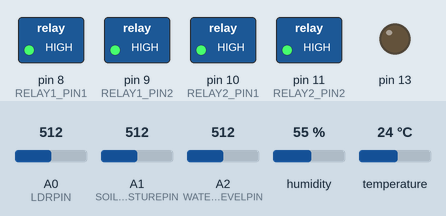
Simulated run of this sketch. Board: Arduino Uno, built with avr-gcc and run on an emulated ATmega328P. Parts: switched loads named in the sketch (green lamp = pin HIGH), output pins drawn as LEDs (lit = HIGH). Inputs (shaded band) come from the test bench; at power-on: A0 (LDRPIN) = 512, A1 (SOIL_MOISTUREPIN) = 512, A2 (WATER_LEVELPIN) = 512, humidity 55 %, temperature 24 °C. What the sketch prints to the serial monitor is not drawn.

Above: at 2.8 s.
2.9 s: A0 (LDRPIN) set to 267
5.6 s: A0 (LDRPIN) set to 238
At 6.8 s:
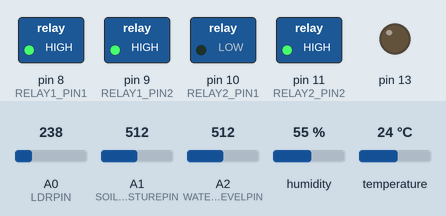
8.3 s: A1 (SOIL_MOISTUREPIN) set to 851
11.9 s: A1 (SOIL_MOISTUREPIN) set to 877
At 13.6 s:
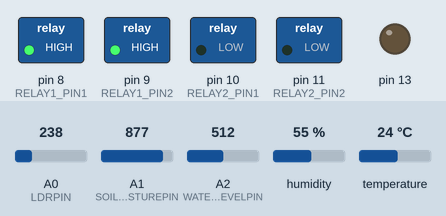
14.6 s: A1 (SOIL_MOISTUREPIN) set to 581
17.3 s: A1 (SOIL_MOISTUREPIN) set to 555
At 19.4 s:
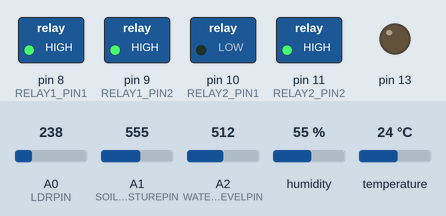
Timing chart, 0 to 20.9 s (numbered marks = the images above; inputs shaded):
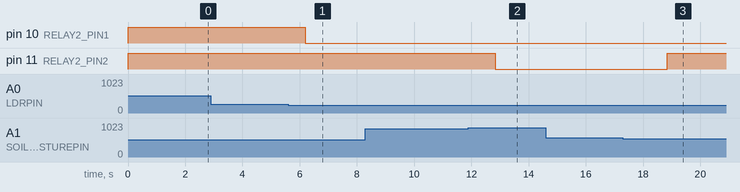

Measured:
- the behaviour switches between 256 and 255 on A0 (LDRPIN) (found by bisection; images 0 and 1)
- the behaviour switches between 869 and 870 on A1 (SOIL_MOISTUREPIN) (found by bisection; images 1 and 2)
- the behaviour switches between 563 and 562 on A1 (SOIL_MOISTUREPIN) (found by bisection; images 2 and 3)
- after the input at 2.9 s, every drawn part: stays the same
- after the input at 5.6 s, pin 10 (RELAY2_PIN1): HIGH → LOW after 0.60 s
- after the input at 8.3 s, every drawn part: stays the same
- after the input at 11.9 s, pin 11 (RELAY2_PIN2): HIGH → LOW after 0.94 s
- after the input at 14.6 s, every drawn part: stays the same
- after the input at 17.3 s, pin 11 (RELAY2_PIN2): LOW → HIGH after 1.5 s

The sketch:

serav2.ino
```cpp
// import external libraries
#include "DHT.h"
#include "ArduinoJson.h"

// define pins
#define DHTPIN 2
#define DHTTYPE DHT11
#define LDRPIN A0
#define SOIL_MOISTUREPIN A1
#define WATER_LEVELPIN A2
#define RELAY1_PIN1 8   // heat pump
#define RELAY1_PIN2 9   // cooler fan
#define RELAY2_PIN1 10  // light
#define RELAY2_PIN2 11  // water pump

// define limit values
const float lightLimitValue = 25.0;
const float soilMoistureLimitValue = 15.0;
const float soilMoistureNormalValue = 45.0;
const float waterLevelLimitValue = 10.0;
const float temperatureUpperLimitValue = 45.0;
const float temperatureNormalValue = 32.5;
const float temperatureLowerLimitValue = 20.0;

// define dht
DHT dht(DHTPIN, DHTTYPE);

// define multitasking variables
const int timeInterval = 10000;
unsigned long previousMillis = 0;

void setup() {
  pinMode(RELAY1_PIN1, OUTPUT);
  pinMode(RELAY1_PIN2, OUTPUT);
  pinMode(RELAY2_PIN1, OUTPUT);
  pinMode(RELAY2_PIN2, OUTPUT);
  pinMode(13, OUTPUT);
  // Since the relay works when triggered with low level, here it is triggered with high level.
  digitalWrite(RELAY1_PIN1, HIGH);
  digitalWrite(RELAY1_PIN2, HIGH);
  digitalWrite(RELAY2_PIN1, HIGH);
  digitalWrite(RELAY2_PIN2, HIGH);
  digitalWrite(13, LOW);
  Serial.begin(9600);
  dht.begin();
}

void loop() {
  // assign json datas with sensor datas
  float humidity = readHumidity();
  float celcius = readTemperatureCelcius();
  float fahrenheit = readTemperatureFahrenheit();
  float lightLevel = readLightLevel();
  float soilMoisture = readSoilMoisture();
  float waterLevel = readWaterLevel();

  StaticJsonDocument<200> jsonData;
  jsonData["humidity"] = humidity;
  jsonData["temperatureAsC"] = celcius;
  jsonData["temperatureAsF"] = fahrenheit;
  jsonData["lightAmount"] = lightLevel;
  jsonData["soilMoisture"] = soilMoisture;
  jsonData["waterLevel"] = waterLevel;
  //jsonData["operationType"] = 0;  // when multitasking is done this line will gonna remove

  char serializedData[512];

  unsigned long currentMillis = millis();
  //Serial.println(timeInterval)

  // periodic data sending
  if (currentMillis - previousMillis >= timeInterval) {
    // set json operationType to 0
    // write serializedData to serial
    previousMillis = currentMillis;
    jsonData["operationType"] = 0;
    serializeJson(jsonData, serializedData);
    Serial.println(serializedData);
  }
  // actions when the temperature is low
  if (celcius <= temperatureLowerLimitValue) {
    // set json operationType to 1
    // write serializedData to serial
    // open heater
    jsonData["operationType"] = 1;
    serializeJson(jsonData, serializedData);
    Serial.println(serializedData);
    // turn on the heater until the temperature returns to normal
    digitalWrite(RELAY1_PIN1, LOW);
    while (readTemperatureCelcius() >= temperatureNormalValue) {
      delay(2000);
    }
    digitalWrite(RELAY1_PIN1, HIGH);
  }
  // actions when the temperature is high
  if (celcius >= temperatureUpperLimitValue) {
    // set json operationType to 2
    // write serializedData to serial
    // open cooler fan
    jsonData["operationType"] = 2;
    serializeJson(jsonData, serializedData);
    Serial.println(serializedData);
    // turn on the cooler fan until the temperature returns to normal
    digitalWrite(RELAY1_PIN2, LOW);
    while (readTemperatureCelcius() <= temperatureNormalValue) {
      delay(2000);
    }
    digitalWrite(RELAY1_PIN2, HIGH);
  }
  // actions when the light is low/high
  if (lightLevel <= lightLimitValue) {
    // set json operationType to 3
    // write serializedData to serial
    // open lights
    jsonData["operationType"] = 3;
    serializeJson(jsonData, serializedData);
    Serial.println(serializedData);
    digitalWrite(RELAY2_PIN1, LOW);
  } else {
    digitalWrite(RELAY2_PIN1, HIGH);
  }
  // actions when the soil moisture is low
  if (soilMoisture <= soilMoistureLimitValue) {
    // set json operationType to 4
    // write serializedData to serial
    // open water pump
    jsonData["operationType"] = 4;
    serializeJson(jsonData, serializedData);
    Serial.println(serializedData);
    // turn on the water pump until the soil moisture returns normal
    digitalWrite(RELAY2_PIN2, LOW);
    while(readSoilMoisture() <= soilMoistureNormalValue) {
      delay(2000);
    }
    digitalWrite(RELAY2_PIN2, HIGH);
  }
  // actions when the water level in tank is low
  if (waterLevel <= waterLevelLimitValue){
    // set json operationType to 5
    // write serializedData to serial
    // open water pump//
    jsonData["operationType"] = 5;
    serializeJson(jsonData, serializedData);
    Serial.println(serializedData);
    digitalWrite(13,HIGH);
    while(readWaterLevel() <= waterLevelLimitValue) {
      delay(2000);
    }
    digitalWrite(13, LOW);
  }
  delay(2000);
}

// sensor data read functions
float readHumidity() {
  float humidity = dht.readHumidity();
  if (!isnan(humidity)) {
    return humidity;
  } else {
    Serial.println("Failed to read humidity from DHT sensor!");
    return NAN;
  }
}

float readTemperatureCelcius() {
  float celcius = dht.readTemperature();
  if (!isnan(celcius)) {
    return celcius;
  } else {
    Serial.println("Failed to read temperature as celcius from DHT sensor!");
    return NAN;
  }
}

float readTemperatureFahrenheit() {
  float fahrenheit = dht.readTemperature(true);
  if (!isnan(fahrenheit)) {
    return fahrenheit;
  } else {
    Serial.println("Failed to read temperature as fahrenheit from DHT sensor!");
    return NAN;
  }
}

float readLightLevel() {
  float lightLevel = (analogRead(LDRPIN) / 1023.0) * 100;
  return lightLevel;
}

float readSoilMoisture() {
  float soilMoisture = 100.0 - ((analogRead(SOIL_MOISTUREPIN) / 1023.0) * 100);
  return soilMoisture;
}

float readWaterLevel() {
  float waterLevel = (analogRead(WATER_LEVELPIN) / 1023.0) * 100;
  return waterLevel;
}
```
